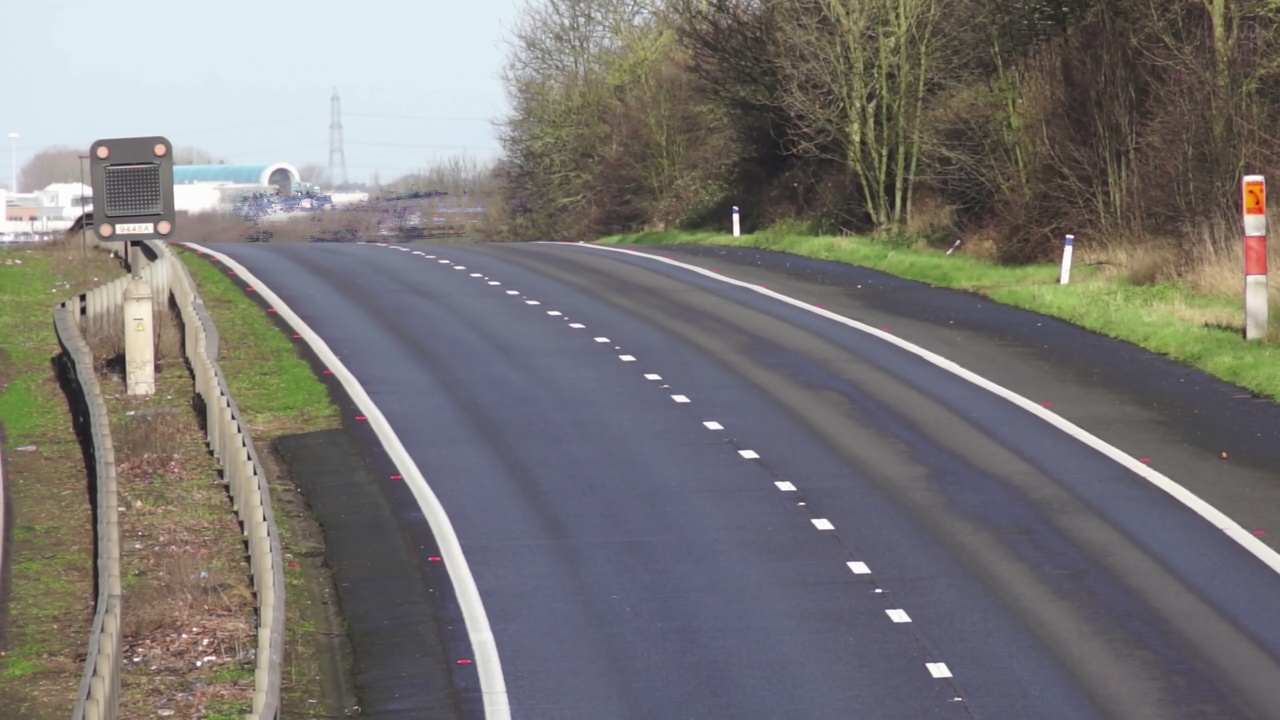
#> input picture Motion detection with OpenCV/images/model_median_frame.jpg, 1280 x 720 px, given in place of Cars.mp4, which was not available
$ jupyter execute temporal_median_filtering.ipynb   (text cells are left out)
#> lines starting #> are read from the running program, lines starting #| are printed output that depends on the picture; pictures that were not available may be replaced by others from this repository, and a replacement may not be noted
[cell 1]
import cv2
import numpy as np

[cell 2]
VIDEO_SOURCE = 'Cars.mp4' # video path
VIDEO_OUT = 'filtragem_mediana_temporal.avi' # resulted video

[cell 3]
# Reading the video
cap = cv2.VideoCapture(VIDEO_SOURCE)
hasFrame, frame = cap.read()
#> frame is the input picture: shape (720, 1280, 3); mean B, G, R 116.4, 117.8, 120
print(hasFrame, frame.shape)
#| True (720, 1280, 3)

# check if there are frames
# video with 720x1280 pixels and 3 chanels

[cell 4]
fourcc = cv2.VideoWriter_fourcc(*'XVID')
writer = cv2.VideoWriter(VIDEO_OUT, fourcc, 25, (frame.shape[1], frame.shape[0]), False)

[cell 5]
# Total frames of input video
print(cap.get(cv2.CAP_PROP_FRAME_COUNT))

[cell 6]
# Select 25 random numbers following an uniform distribution
#print(np.random.uniform(size=25))

[cell 7]
# Get the random frames
framesIds = cap.get(cv2.CAP_PROP_FRAME_COUNT) * np.random.uniform(size=25)
print(framesIds)

[cell 8]
# Acess a specific frame (in this case 920, the first random frame)
cap.set(cv2.CAP_PROP_POS_FRAMES, 920)
hasFrame, frame = cap.read()
cv2.imshow('Test', frame)
cv2.waitKey(0)

[cell 9]
# Create a matrix for the 25 selected frames
frames = []
for fid in framesIds:
    cap.set(cv2.CAP_PROP_POS_FRAMES, fid) # acess the specific frame
    hasFrame, frame = cap.read()
    frames.append(frame)
#> after the loop, frames = 25 items

[cell 10]
# Convert the list to array
print(np.asarray(frames).shape)
#| (25, 720, 1280, 3)
#print(frames[0]) # pixels values
#print(frames[1]) # pixels values

[cell 11]
# 25 frames that will be used to generate the background model
for frame in frames:
    cv2.imshow('Frame', frame)
    cv2.waitKey(0)
#> this loop made 25 passes

[cell 12]
print(np.median(frame[0]))
#| 152.0
# return the median pixel from a specific frame

[cell 13]
# Get the median of the 25 frames
medianFrame = np.median(frames, axis=0).astype(dtype=np.uint8) # set axis to specify line by line and dtype to specify int values
#print(medianFrame)
#cv2.imshow('Median frame', medianFrame)
#cv2.waitKey(0)

[cell 14]
# Create the image for the model median frame
cv2.imwrite('model_median_frame.jpg', medianFrame)
#> Out = True

[cell 15]
import matplotlib.pyplot as plt
import matplotlib.image as mpimg

# Load an image
image_path = "images/model_median_frame.jpg"
img = mpimg.imread(image_path)

# Display the image
plt.imshow(img)
plt.axis('off')
plt.show()

[cell 16]
# Create the output video:

cap.set(cv2.CAP_PROP_POS_FRAMES, 0) # reseta fluxo do video no primeiro frame
grayMedianFrame = cv2.cvtColor(medianFrame, cv2.COLOR_BGR2GRAY) # grayscale
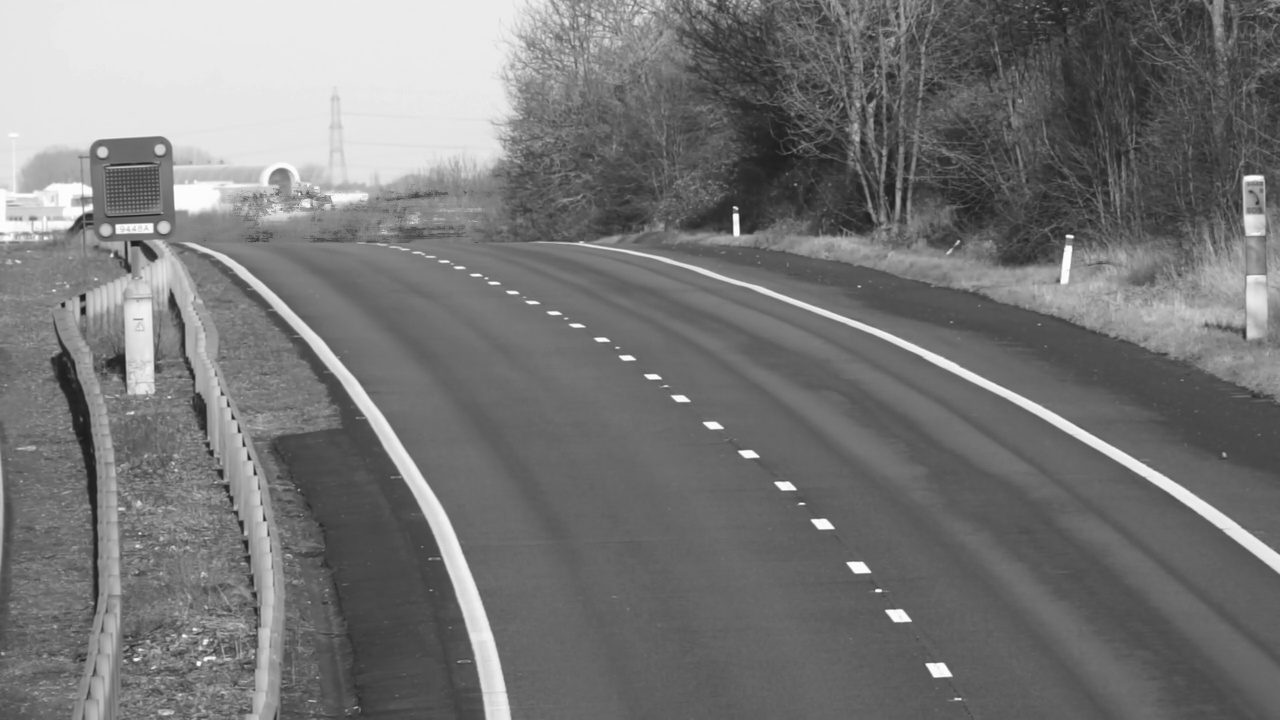
#> grayMedianFrame: shape (720, 1280); min 27, max 255, mean 118.3
#cv2.imshow('Gray', grayMedianFrame)
#cv2.waitKey(0)

[cell 17]
# [14 lines of commented-out code are left out]

[cell 18]
while (True):
    hasFrame, frame = cap.read()

    if not hasFrame:
        print('Error')
        break

    frameGray = cv2.cvtColor(frame, cv2.COLOR_BGR2GRAY)

    # Absolute difference between frames
    dframe = cv2.absdiff(frameGray, grayMedianFrame)
#> dframe: shape (720, 1280); every value is 0

    # Create a binary image
    #th, dframe = cv2.threshold(dframe, 70, 255, cv2.THRESH_BINARY) # threshold value can be defined
    th, dframe = cv2.threshold(dframe, 0, 255, cv2.THRESH_BINARY | cv2.THRESH_OTSU) # OTSU find the best value for threshold for each frame
#> th = 0
    print(th)
#| 0.0

    #cv2.imshow('frame', dframe)
    writer.write(dframe)

    if cv2.waitKey(1) & 0xFF == ord('q'):
#> (key q is pressed here)
        break

writer.release()
cap.release()
cv2.destroyAllWindows()

[cell 19]
# Load the images
img_one = mpimg.imread(image_path)
img_two = mpimg.imread("images/cars-video.png")
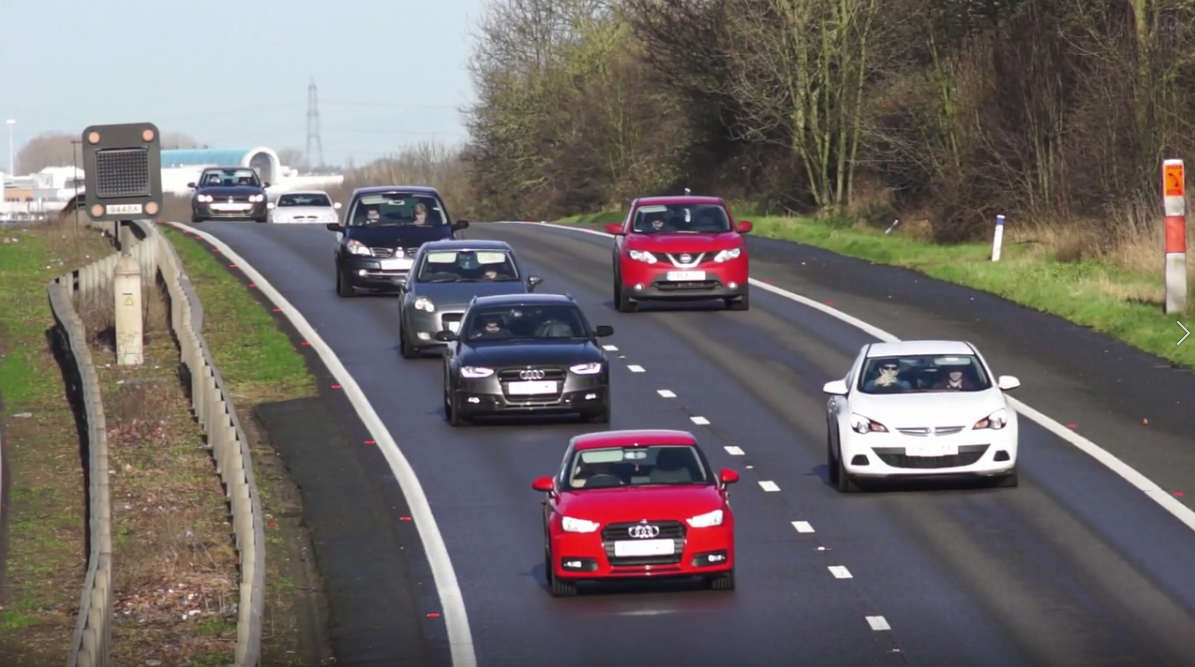
#> input picture Motion detection with OpenCV/images/cars-video.png, 1195 x 667 px
#> img_two is the input picture: shape (667, 1195, 3) float32; mean R, G, B 0.439, 0.415, 0.407
final_img = mpimg.imread("images/output-cars-video.png")
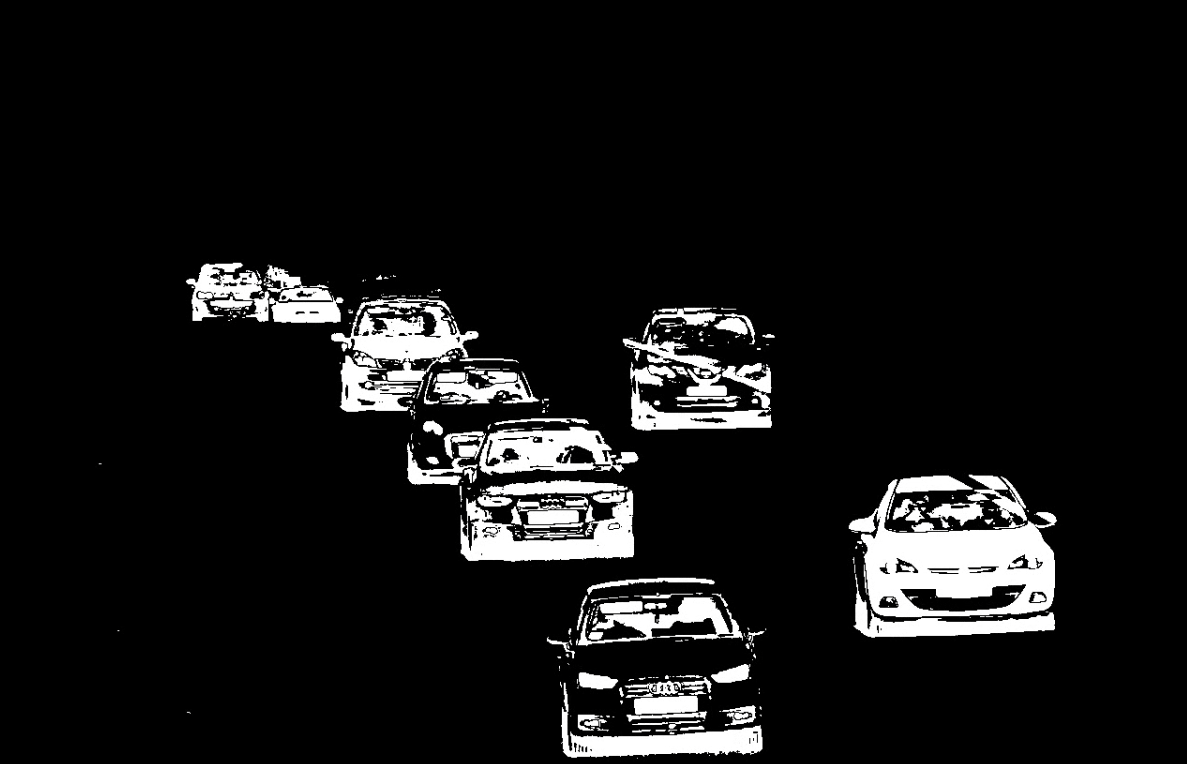
#> input picture Motion detection with OpenCV/images/output-cars-video.png, 1187 x 764 px
#> final_img is the input picture: shape (764, 1187, 3) float32; mean R, G, B 0.0789, 0.0789, 0.0788

# Set the figure size
fig = plt.figure(figsize=(15, 5))

# Display the images side by side
plt.subplot(1, 3, 1)
plt.imshow(img_one)
plt.title('Model Median Frame')
plt.axis('off')

plt.subplot(1, 3, 2)
plt.imshow(img_two)
plt.title('Frame with Cars from the video')
plt.axis('off')

plt.subplot(1, 3, 3)
plt.imshow(final_img)
plt.title('Frame from the output video')
plt.axis('off')

plt.show()
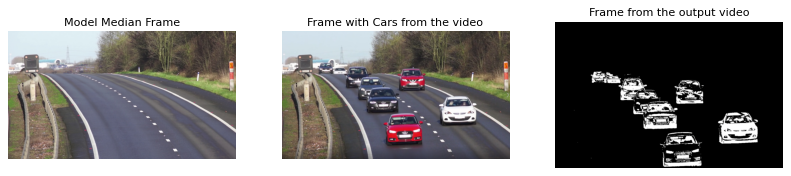
#> figure drawn by matplotlib, 3 panels
